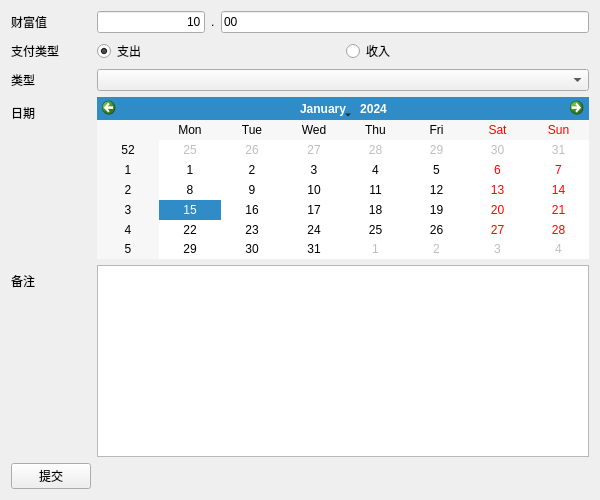
<?xml version="1.0" encoding="UTF-8"?>
<ui version="4.0">
 <class>AddHistory</class>
 <widget class="QWidget" name="AddHistory">
  <property name="geometry">
   <rect>
    <x>0</x>
    <y>0</y>
    <width>600</width>
    <height>500</height>
   </rect>
  </property>
  <property name="minimumSize">
   <size>
    <width>600</width>
    <height>500</height>
   </size>
  </property>
  <property name="maximumSize">
   <size>
    <width>600</width>
    <height>500</height>
   </size>
  </property>
  <property name="windowTitle">
   <string>添加记录</string>
  </property>
  <property name="windowIcon">
   <iconset resource="../resource/resource.qrc">
    <normaloff>:/icon/main.ico</normaloff>:/icon/main.ico</iconset>
  </property>
  <layout class="QGridLayout" name="gridLayout_2">
   <item row="0" column="0">
    <layout class="QGridLayout" name="gridLayout">
     <item row="0" column="0">
      <layout class="QFormLayout" name="formLayout">
       <item row="2" column="0">
        <widget class="QLabel" name="label_2">
         <property name="text">
          <string>财富值</string>
         </property>
        </widget>
       </item>
       <item row="3" column="0">
        <widget class="QLabel" name="label_3">
         <property name="text">
          <string>支付类型</string>
         </property>
        </widget>
       </item>
       <item row="3" column="1">
        <layout class="QHBoxLayout" name="horizontalLayout">
         <item>
          <widget class="QRadioButton" name="recordOut">
           <property name="text">
            <string>支出</string>
           </property>
           <property name="iconSize">
            <size>
             <width>25</width>
             <height>20</height>
            </size>
           </property>
           <property name="checked">
            <bool>true</bool>
           </property>
          </widget>
         </item>
         <item>
          <widget class="QRadioButton" name="recordIn">
           <property name="text">
            <string>收入</string>
           </property>
           <property name="checked">
            <bool>false</bool>
           </property>
          </widget>
         </item>
        </layout>
       </item>
       <item row="4" column="0">
        <widget class="QLabel" name="label_4">
         <property name="text">
          <string>类型</string>
         </property>
        </widget>
       </item>
       <item row="4" column="1">
        <widget class="QComboBox" name="type_select"/>
       </item>
       <item row="5" column="0">
        <widget class="QLabel" name="label">
         <property name="text">
          <string>日期</string>
         </property>
        </widget>
       </item>
       <item row="5" column="1">
        <widget class="QCalendarWidget" name="moneyCalendar"/>
       </item>
       <item row="6" column="0">
        <widget class="QLabel" name="label_5">
         <property name="text">
          <string>备注</string>
         </property>
        </widget>
       </item>
       <item row="6" column="1">
        <widget class="QPlainTextEdit" name="remarkTextEdit"/>
       </item>
       <item row="7" column="0">
        <widget class="QPushButton" name="commitBtn">
         <property name="text">
          <string>提交</string>
         </property>
        </widget>
       </item>
       <item row="7" column="1">
        <widget class="QLabel" name="returnMsg">
         <property name="text">
          <string/>
         </property>
        </widget>
       </item>
       <item row="2" column="1">
        <layout class="QGridLayout" name="gridLayout_3">
         <item row="0" column="1">
          <widget class="QLabel" name="label_6">
           <property name="text">
            <string>.</string>
           </property>
          </widget>
         </item>
         <item row="0" column="2">
          <widget class="QLineEdit" name="money_input">
           <property name="text">
            <string>00</string>
           </property>
          </widget>
         </item>
         <item row="0" column="0" alignment="Qt::AlignLeft">
          <widget class="QLineEdit" name="money_yuan_input">
           <property name="text">
            <string>10</string>
           </property>
           <property name="alignment">
            <set>Qt::AlignRight|Qt::AlignTrailing|Qt::AlignVCenter</set>
           </property>
          </widget>
         </item>
        </layout>
       </item>
      </layout>
     </item>
    </layout>
   </item>
  </layout>
 </widget>
 <resources>
  <include location="../resource/resource.qrc"/>
 </resources>
 <connections/>
</ui>
